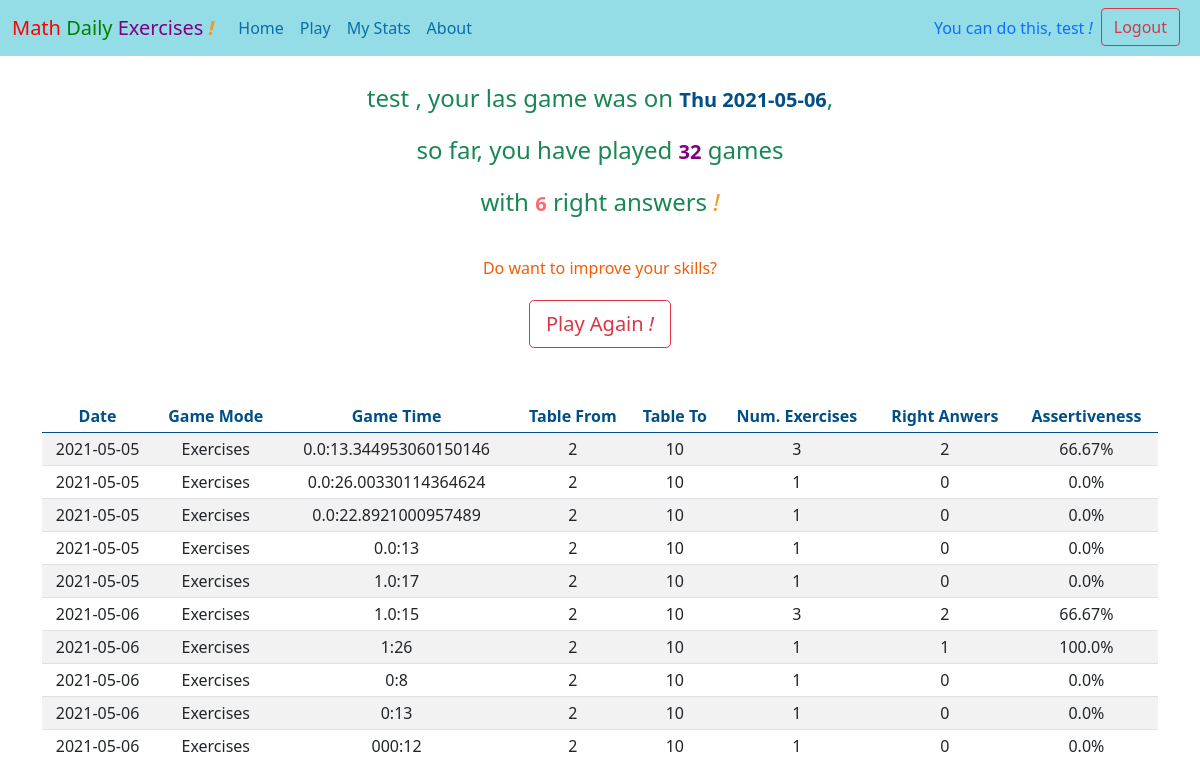
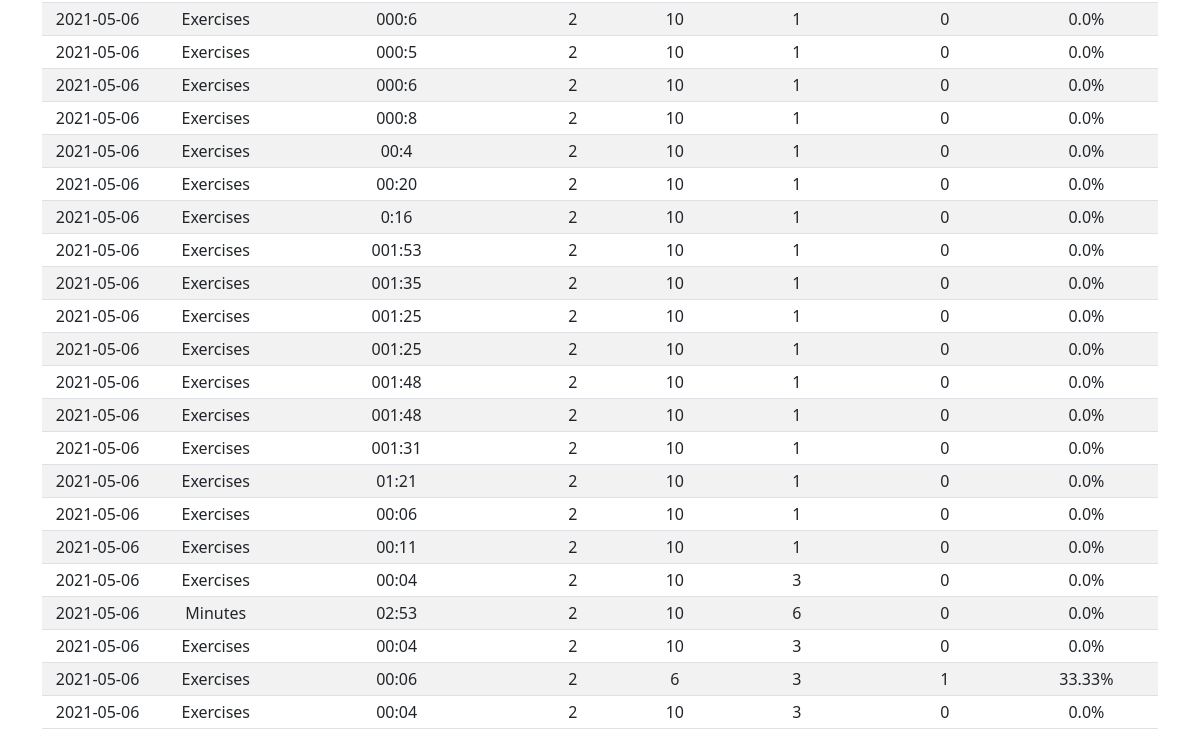
/stats (signed in), run on an earlier commit of the app's database (2 pictures, top to bottom).
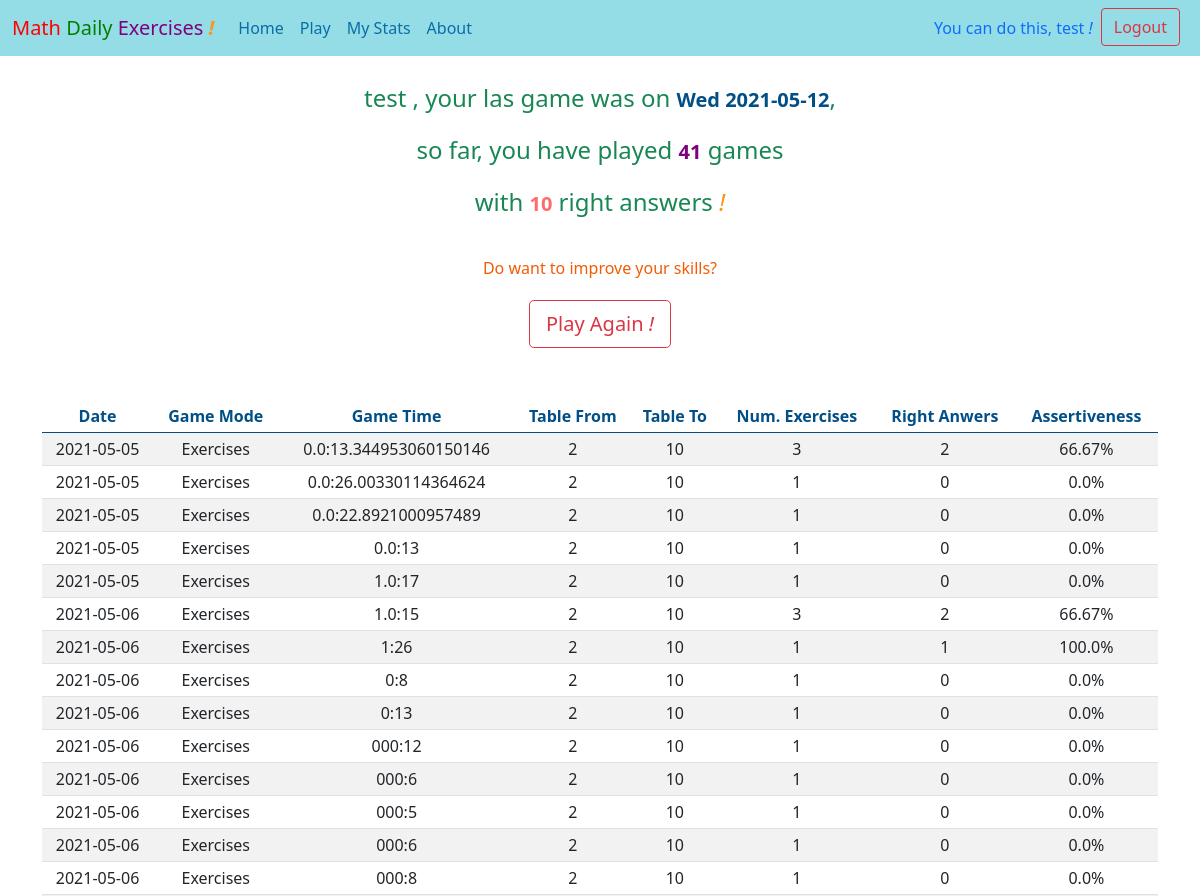
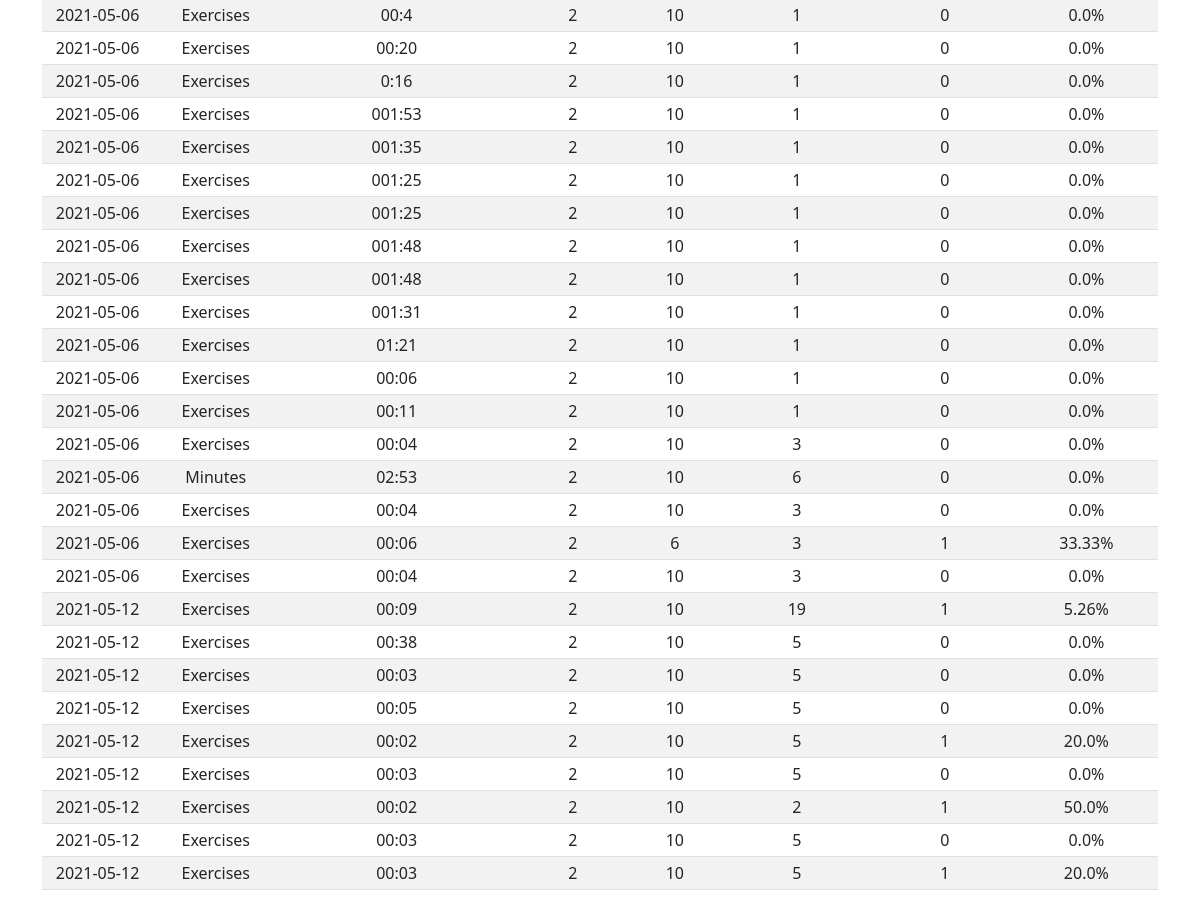
And on a later commit of the database (2 pictures, top to bottom).
### mde/models.py (models this page shows, shortened)
class User(db.Model, UserMixin):
    id = db.Column(db.Integer, primary_key=True)
    username = db.Column(db.String(length=30), nullable=False, unique=True)
    email_address = db.Column(db.String(length=50),
                              nullable=False, unique=True)
    password_hash = db.Column(db.String(length=60), nullable=False)
    parent_email_address = db.Column(
        db.String(length=50), nullable=True, default=None)
    games_played = db.Column(db.Integer, nullable=True, default=0)
    right_answers = db.Column(db.Integer, nullable=True, default=0)
    last_played = db.Column(db.DateTime, nullable=True,
                            default=datetime.utcnow)
    games = db.relationship('Game', backref='user', lazy=True)
    @property
    def password(self):
        return self.password
    def get_last_played_date(self):
        return self.last_played.strftime('%a %Y-%m-%d')

class Game(db.Model, UserMixin):
    id = db.Column(db.Integer, primary_key=True)
    date = db.Column(db.DateTime, nullable=False, default=datetime.utcnow)
    range_from = db.Column(db.Integer, nullable=False)
    range_to = db.Column(db.Integer, nullable=False)
    amount = db.Column(db.Integer, nullable=False)
    mode = db.Column(db.String(length=10), nullable=False)
    right_answers = db.Column(db.Integer, nullable=False)
    assertiveness = db.Column(db.Float, nullable=False)
    timespan = db.Column(db.String(length=5), nullable=False)
    user_id = db.Column(db.Integer, db.ForeignKey('user.id'), nullable=False)
    def get_date(self):
        return self.date.strftime('%Y-%m-%d')

### mde/routes.py (the view)
@app.route('/stats')
@login_required
def stats_page():
    return render_template('stats.html')

### mde/models.py (called while the page is built)
@login_manager.user_loader
def load_user(user_id):
    return User.query.get(int(user_id))

### mde/templates/stats.html (shortened to what this page needs)
{% extends 'base.html' %}
{% block head %}
<link rel="stylesheet" type="text/css" href="{{ url_for('static',filename='styles/styles.css') }}">
{% endblock %}
{% block content %}
    <link rel="stylesheet" href="http://cdn.datatables.net/1.10.2/css/jquery.dataTables.min.css">
    <div class="position-relative overflow-hidden fs-4 p-3 mt-2 text-center  text-success " >
        <p>
            {{ current_user.username }} ,
            your las game was on
            <label class="text fs-5 fw-bolder navy-blue " > {{ current_user.get_last_played_date() }}  </label>,
        </p>
        <p>
            so far, you have played
            <label class="text fs-5 fw-bolder" style="color:purple"> {{ current_user.games_played }}  </label>
            games
        </p>
        <p>
            with
            <label class="text fs-5 fw-bolder salmon" > {{ current_user.right_answers }}  </label>
            right answers
            <em class="exclamation">!</em>
        </p>
    </div>
    <div class="container d-flex flex-column p-1 " >
        <div class="  d-flex justify-content-center ">
            <p class="  text fs-6 light-salmon ">
                Do want to improve your skills?
            </p>
        </div>
        <div class="pt-1 d-flex justify-content-center " >
            <a class=" btn btn-lg btn-outline-danger "  href="{{ url_for('play_page') }}">Play Again <em>!</em> </a>
        </div>
    </div>
    <div class="container pt-5  pb-5">
        <table id="myTable"  class="table table-striped  table-sm   text-center  " >
            <thead class=" navy-blue ">
                <tr>
                    <th scope="col">Date</th>
                    <th scope="col">Game Mode</th>
                    <th scope="col">Game Time </th>
                    <th scope="col">Table From</th>
                    <th scope="col">Table To</th>
                    <th scope="col">Num. Exercises</th>
                    <th scope="col">Right Anwers</th>
                    <th scope="col">Assertiveness</th>
                </tr>
            </thead>
            <tbody  >
                {% for game in current_user.games %}
                    <tr>
                        <td>
                            {{ game.get_date() }}
                        </td>
                        <td>
                          {{ game.mode }}
                        </td>
                        <td>
                          {{ game.timespan }}
                        </td>
                        <td >
                            {{ game.range_from }}
                        </td>
                        <td >
                            {{ game.range_to }}
                        </td>
                        <td >
                            {{ game.amount }}
                        </td>
                        <td >
                            {{ game.right_answers }}
                        </td>
                        <td >
                            {{ game.assertiveness }}%
                        </td>
                    </tr>
                {% endfor%}
            </tbody>
        </table>
    </div>
{% endblock %}

### mde/templates/base.html (shortened to what this page needs)
<!DOCTYPE html>
<html lang="en">
    <head>
        <link href="https://cdn.jsdelivr.net/npm/bootstrap@5.0.0-beta3/dist/css/bootstrap.min.css" rel="stylesheet">
        <link rel="stylesheet" href="https://cdn.jsdelivr.net/npm/bootstrap-icons@1.4.1/font/bootstrap-icons.css">
        <link rel="stylesheet" type="text/css" href="{{ url_for('static',filename='styles/styles.css') }}">
        {% block head %}
        {% endblock %}
    </head>
    <body>
        <nav class="navbar navbar-expand-lg"  style="background-color: #94dde6;">
            <div class="container-fluid">
                <a class="navbar-brand" href="#">
                    <label type="text" style="color:red"> Math</label>
                    <label type="text" style="color:green"> Daily</label>
                    <label type="text" style="color:purple"> Exercises</label>
                    <label type="text" class="exclamation"> <strong> <em>!</em> </strong> </label>
                </a>
                <div class="collapse navbar-collapse" id="navbarSupportedContent">
                <ul class="navbar-nav me-auto mb-2 mb-lg-0">
                    <li class="nav-item">
                        <a class="nav-link active" aria-current="page" style="color:#0a6da6" href="{{ url_for('home_page') }}">Home</a>
                    </li>
                    <li class="nav-item">
                        <a class="nav-link" style="color:#0a6da6" href="{{ url_for('play_page') }}">Play</a>
                    </li>
                    <li class="nav-item">
                        <a class="nav-link" style="color:#0a6da6" href="{{ url_for('stats_page') }}">My Stats</a>
                    </li>
                    <li class="nav-item">
                        <a class="nav-link" style="color:#0a6da6" href="{{ url_for('about_page') }}">About</a>
                    </li>
                </ul>
                {% if current_user.is_authenticated %}
                    <ul class="navbar-nav mb-lg-0 ">
                        <li class="nav-item">
                            <a class="nav-link"> You can do this, {{ current_user.username }}  <em>!</em> </a>
                        </li>
                        <li class="nav-item">
                            <a class="btn btn-outline-danger me-2"  aria-current="page" href="{{ url_for('logout_page') }}">Logout</a>
                        </li>
                    </ul>
                {% endif %}
                </div>
            </div>
        </nav>
        {% block content %}
        {% endblock %}
    </body>
</html>

### mde/static/styles/styles.css (style rules this page uses)
.exclamation { color: #f8961e; }
.light-salmon { color: #f35b04; }
.navy-blue { color: #014f86; }
.salmon { color: #ff6b6b; }

What changed in the data, as far as the page shows it:
changed User "test": get_last_played_date "Thu 2021-05-06" → "Wed 2021-05-12"; games_played "32" → "41"; right_answers "6" → "10"
added Game: get_date "2021-05-12", mode "Exercises", timespan "00:09", range_from "2", range_to "10", amount "19", right_answers "1", assertiveness "5.26"
added Game: get_date "2021-05-12", mode "Exercises", timespan "00:38", range_from "2", range_to "10", amount "5", right_answers "0", assertiveness "0.0"
added Game: get_date "2021-05-12", mode "Exercises", timespan "00:03", range_from "2", range_to "10", amount "5", right_answers "0", assertiveness "0.0"
added Game: get_date "2021-05-12", mode "Exercises", timespan "00:05", range_from "2", range_to "10", amount "5", right_answers "0", assertiveness "0.0"
added Game: get_date "2021-05-12", mode "Exercises", timespan "00:02", range_from "2", range_to "10", amount "5", right_answers "1", assertiveness "20.0"
added Game: get_date "2021-05-12", mode "Exercises", timespan "00:03", range_from "2", range_to "10", amount "5", right_answers "0", assertiveness "0.0"
added Game: get_date "2021-05-12", mode "Exercises", timespan "00:02", range_from "2", range_to "10", amount "2", right_answers "1", assertiveness "50.0"
added Game: get_date "2021-05-12", mode "Exercises", timespan "00:03", range_from "2", range_to "10", amount "5", right_answers "0", assertiveness "0.0"
added Game: get_date "2021-05-12", mode "Exercises", timespan "00:03", range_from "2", range_to "10", amount "5", right_answers "1", assertiveness "20.0"
